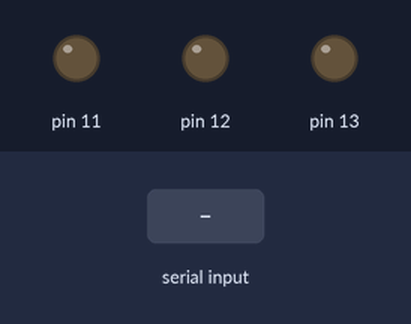
The sketch below on a simulated Arduino Uno, built with avr-gcc and run on an emulated ATmega328P. Shown: output pins drawn as LEDs (lit = HIGH). The inputs (shaded band) are chosen by the test bench. What the sketch prints to the serial monitor is not drawn.

Above: at 1.2 s.
1.3 s: "D" received over Serial
At 1.4 s:
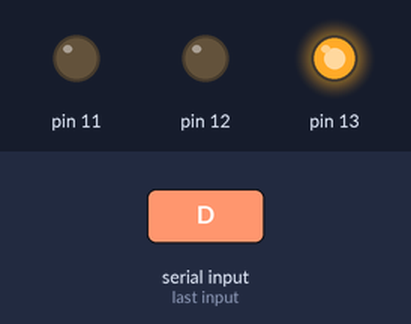
4.3 s: "A" received over Serial
At 4.6 s:
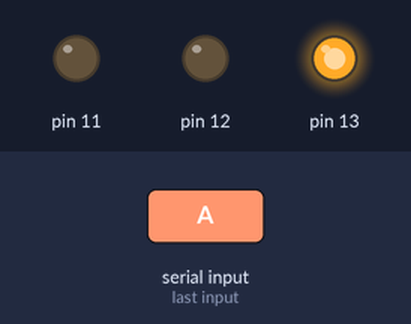
5.8 s: "B" received over Serial
At 6.9 s:
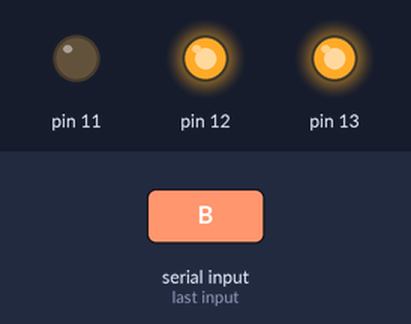
7.3 s: "C" received over Serial
At 8.1 s:
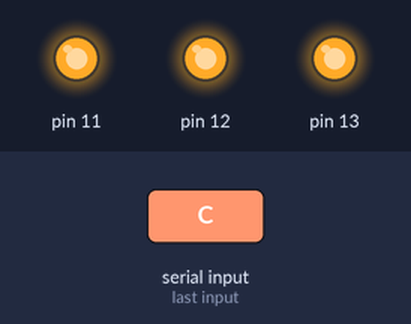
8.8 s: "D" received over Serial
At 9.2 s:
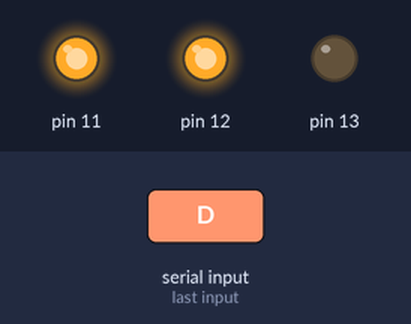
Timing chart, 0 to 11.8 s (numbered marks = the images above; inputs shaded):
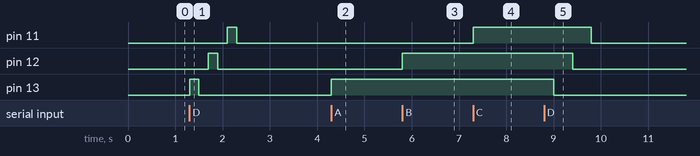

The sketch:

blutooth_LED_blink.ino
```cpp
void setup() {
  // put your setup code here, to run once:
pinMode(13,OUTPUT);
pinMode(12,OUTPUT);
pinMode(11,OUTPUT);
Serial.begin(9600);
}

void loop() {
  // put your main code here, to run repeatedly:
char in = (char)Serial.read();

if (in == 'A')
  {
    digitalWrite(13,HIGH);
    Serial.print(in);
  }
if (in == 'B')
  {
    digitalWrite(12,HIGH);
    Serial.print(in);
  }
  if (in == 'C')
  {
    digitalWrite(11,HIGH);
    Serial.print(in);
  }
   if (in == 'D')
  {

    digitalWrite(13,HIGH);
    delay(200);
    digitalWrite(13,LOW);
    delay(200);
    digitalWrite(12,HIGH);
    delay(200);
    digitalWrite(12,LOW);
    delay(200);
     digitalWrite(11,HIGH);
    delay(200);
    digitalWrite(11,LOW);
    delay(200);
  }
  else if (in == 'AA')
  {
    digitalWrite(13,LOW);
    Serial.print(in);
  }
}
```

Measured:
- after the input at 1.3 s, pin 11: LOW → HIGH after 0.80 s, → LOW 0.20 s later; pin 12: LOW → HIGH after 0.40 s, → LOW 0.20 s later; pin 13: LOW → HIGH at once, → LOW 0.20 s later
- after the input at 4.3 s, pin 13: LOW → HIGH at once
- after the input at 5.8 s, pin 12: LOW → HIGH at once
- after the input at 7.3 s, pin 11: LOW → HIGH at once
- after the input at 8.8 s, pin 11: HIGH → LOW after 1.0 s; pin 12: HIGH → LOW after 0.60 s; pin 13: HIGH → LOW after 0.20 s
